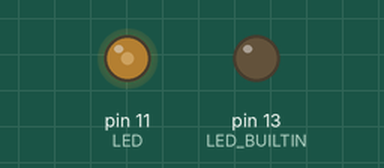
Recording of a sketch running on a simulated Arduino Uno, built with avr-gcc and run on an emulated ATmega328P. On the bench: output pins drawn as LEDs (lit = HIGH).

Above: at 0.1 s.
At 0.7 s:
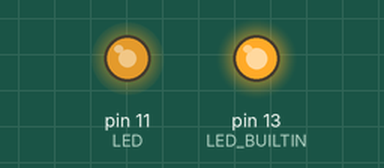
At 1.6 s:
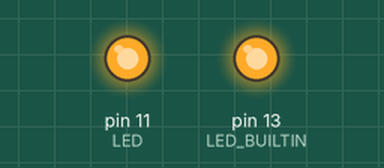
At 25.6 s:
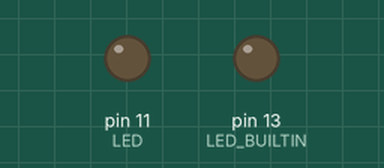
Timing chart, 0 to 27.1 s (numbered marks = the images above):
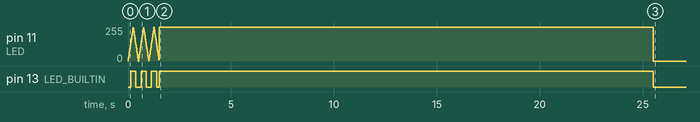

The sketch:

pir-power-usb.ino
```cpp
#include "LowPower.h"

const int LED = 11;
const int PIR = 0;

const unsigned long ON_MS = 500;
const unsigned long OFF_MS = 1000;
const unsigned long ON_OFF_DELAY_MS = 40000;

double led = 0;

boolean isMotionDetected = false;
unsigned long motionDetectStartAt = 0;
unsigned long timeDelayStartAt = 0;
unsigned long sleepInterruptedAt = 0;

unsigned long sleepMillis = 0;

void setup() {
  Serial.begin(9600);

  pinMode(LED, OUTPUT);
  pinMode(LED_BUILTIN, OUTPUT);
  pinMode(PIR, INPUT);

  attachInterrupt(digitalPinToInterrupt(PIR), pirStateChange, CHANGE);

  blinkLed(3, 500);
}

void loop() {
  unsigned long currentMillis = millis() + sleepMillis;
  if (motionDetectStartAt > currentMillis || timeDelayStartAt > currentMillis) {
    motionDetectStartAt = 0;
    timeDelayStartAt = 0;
  }

  boolean wasMotionDetected = isMotionDetected;
  isMotionDetected = digitalRead(PIR) == HIGH;
  if (isMotionDetected && !wasMotionDetected) {
    motionDetectStartAt = currentMillis;
  } else if (!isMotionDetected && wasMotionDetected) {
    timeDelayStartAt = currentMillis;
  }

  boolean transitionRunning = updateLed(currentMillis);
  if (!transitionRunning) {
    LowPower.powerDown(SLEEP_8S, ADC_OFF, BOD_OFF);
    sleepMillis += 8000;
  }
}

void blinkLed(int times, int durationMs) {
  double stepMs = 10.0;
  for (int t = 0; t < times; t++) {
    for (led = 0.0; led < 1.0; led = min(1.0, led + stepMs / (durationMs / 2))) {
      writeLed();
      delay(stepMs);
    }
    for (led = 1.0; led > 0.0; led = max(0.0, led - stepMs / (durationMs / 2))) {
      writeLed();
      delay(stepMs);
    }
  }
}

void pirStateChange() {
  // Do nothing.
}

boolean updateLed(unsigned long currentMillis) {
  boolean transitionRunning;
  if (motionDetectStartAt > timeDelayStartAt || currentMillis < timeDelayStartAt + ON_OFF_DELAY_MS) {
    led = max(led, constrain((currentMillis - motionDetectStartAt) / (double) ON_MS, 0.0, 1.0));
    transitionRunning = led != 1.0;
  } else {
    led = min(led, constrain(1.0 - ((currentMillis - (timeDelayStartAt + ON_OFF_DELAY_MS)) / (double) OFF_MS), 0.0, 1.0));
    transitionRunning = led != 0.0;
  }
  writeLed();
  return transitionRunning;
}

void writeLed() {
  analogWrite(LED, led * 255);
  digitalWrite(LED_BUILTIN, led > 0.5 ? HIGH : LOW);
}
```

Measured:
- by itself, pin 13 (LED_BUILTIN): goes LOW 0.25 s, HIGH 0.25 s, LOW 0.25 s, HIGH 0.25 s, LOW 0.12 s, HIGH 24.0 s, then LOW
